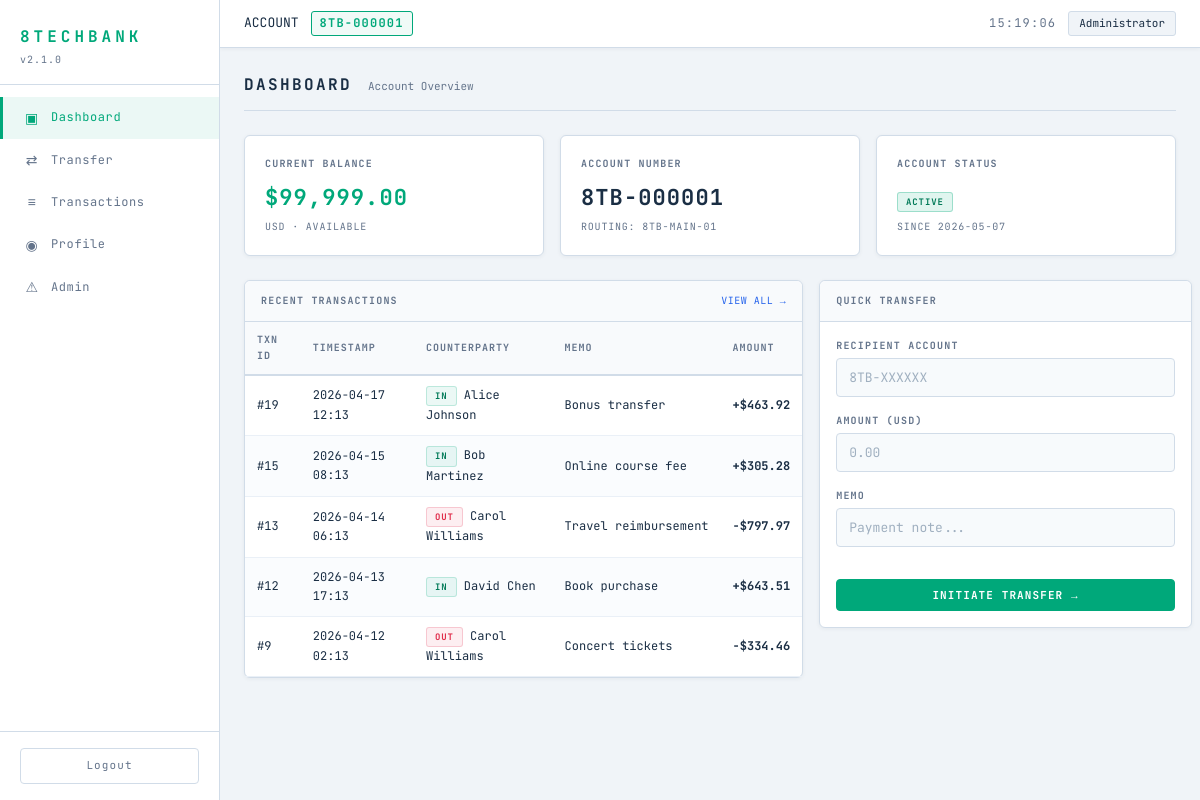
The page /dashboard (signed in) on the database as committed earlier.
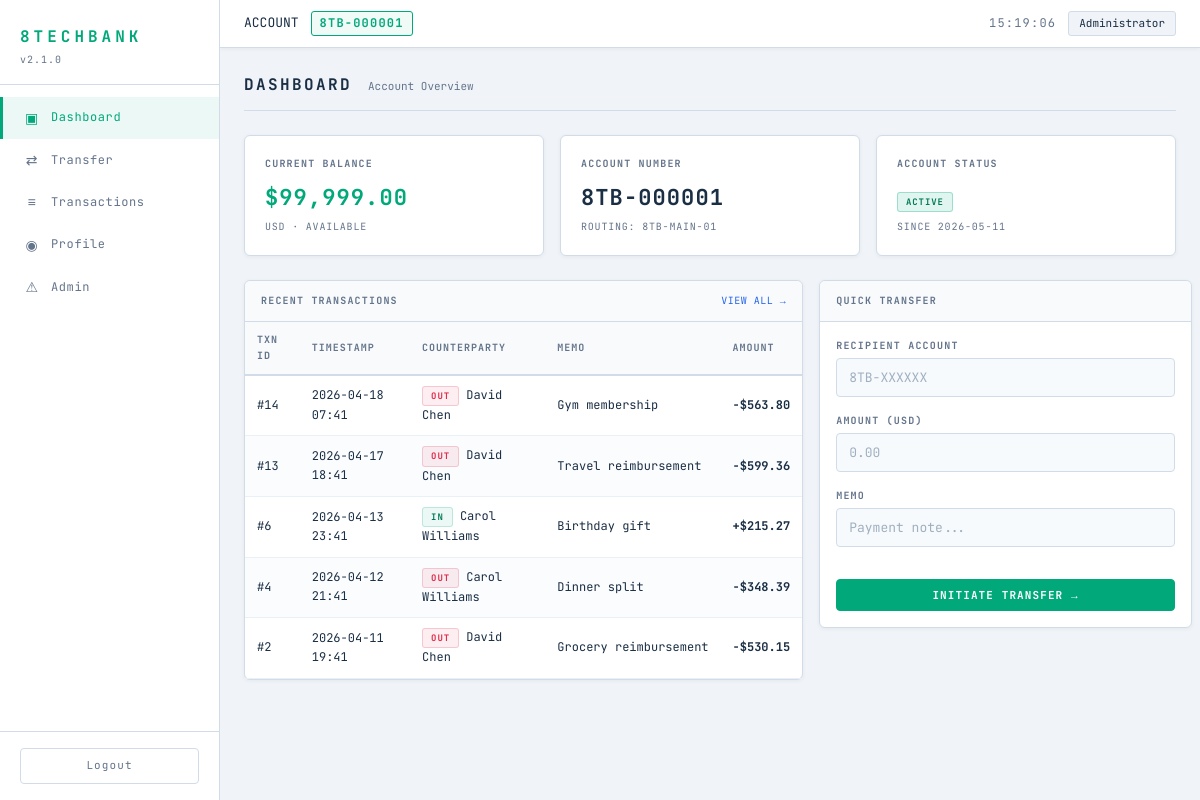
The same page on the database as committed later.
### tables this page shows
CREATE TABLE users (
    id INTEGER PRIMARY KEY AUTOINCREMENT,
    username TEXT NOT NULL UNIQUE,
    email TEXT NOT NULL UNIQUE,
    password TEXT NOT NULL,
    display_name TEXT NOT NULL,
    account_number TEXT NOT NULL UNIQUE,
    balance REAL NOT NULL DEFAULT 1000.00,
    role TEXT NOT NULL DEFAULT 'user',
    created_at TIMESTAMP DEFAULT CURRENT_TIMESTAMP
);

CREATE TABLE transactions (
    id INTEGER PRIMARY KEY AUTOINCREMENT,
    sender_id INTEGER NOT NULL,
    receiver_id INTEGER NOT NULL,
    amount REAL NOT NULL,
    memo TEXT DEFAULT '',
    timestamp TIMESTAMP DEFAULT CURRENT_TIMESTAMP,
    FOREIGN KEY (sender_id) REFERENCES users(id),
    FOREIGN KEY (receiver_id) REFERENCES users(id)
);

### routes/dashboard.py (the view)
@dashboard_bp.route('/dashboard')
def dashboard():
    if 'user_id' not in session:
        return redirect(url_for('auth.login'))
    user_id = session['user_id']
    conn = get_db()
    user = conn.execute('SELECT * FROM users WHERE id = ?', (user_id,)).fetchone()
    txns = conn.execute(
        "SELECT t.*, "
        "s.display_name AS sender_name, s.account_number AS sender_acct, "
        "r.display_name AS receiver_name, r.account_number AS receiver_acct "
        "FROM transactions t "
        "JOIN users s ON t.sender_id = s.id "
        "JOIN users r ON t.receiver_id = r.id "
        "WHERE t.sender_id = ? OR t.receiver_id = ? "
        "ORDER BY t.timestamp DESC LIMIT 5",
        (user_id, user_id),
    ).fetchall()
    conn.close()
    resp = make_response(render_template('dashboard.html', user=user, transactions=txns))
    resp.headers['Cache-Control'] = 'no-store, no-cache, must-revalidate, max-age=0'
    resp.headers['Pragma'] = 'no-cache'
    resp.headers['Expires'] = '0'
    return resp

### database.py (called while the page is built)
def get_db():
    conn = sqlite3.connect(DATABASE_PATH)
    conn.row_factory = sqlite3.Row
    return conn

### templates/dashboard.html (shortened to what this page needs)
{% extends "base.html" %}
{% block content %}
<div class="page-header">
    <h2 class="page-title">DASHBOARD</h2>
    <span class="page-subtitle">Account Overview</span>
</div>
<div class="stat-grid">
    <div class="stat-card">
        <div class="micro-label">CURRENT BALANCE</div>
        <div class="stat-value accent" id="balanceCounter" data-balance="{{ user.balance }}">$0.00</div>
        <div class="stat-meta">USD · AVAILABLE</div>
    </div>
    <div class="stat-card">
        <div class="micro-label">ACCOUNT NUMBER</div>
        <div class="stat-value mono">{{ user.account_number }}</div>
        <div class="stat-meta">ROUTING: 8TB-MAIN-01</div>
    </div>
    <div class="stat-card">
        <div class="micro-label">ACCOUNT STATUS</div>
        <div class="stat-value"><span class="badge badge-active">ACTIVE</span></div>
        <div class="stat-meta">SINCE {{ user.created_at[:10] }}</div>
    </div>
</div>
<div class="split-layout">
    <div class="split-left">
        <div class="card">
            <div class="card-header">
                <span class="micro-label">RECENT TRANSACTIONS</span>
                <a href="{{ url_for('transactions.transactions') }}" class="card-link">VIEW ALL →</a>
            </div>
            <table class="data-table">
                <thead>
                    <tr>
                        <th>TXN ID</th>
                        <th>TIMESTAMP</th>
                        <th>COUNTERPARTY</th>
                        <th>MEMO</th>
                        <th>AMOUNT</th>
                    </tr>
                </thead>
                <tbody>
                    {% for txn in transactions %}
                    <tr>
                        <td class="mono">#{{ txn.id }}</td>
                        <td class="muted">{{ txn.timestamp[:16] }}</td>
                        <td>
                            {% if txn.sender_id == user.id %}
                                <span class="badge badge-out">OUT</span> {{ txn.receiver_name }}
                            {% else %}
                                <span class="badge badge-in">IN</span> {{ txn.sender_name }}
                            {% endif %}
                        </td>
                        <td class="memo-cell">{{ txn.memo | safe }}</td>
                        <td class="{% if txn.sender_id == user.id %}amount-out{% else %}amount-in{% endif %}">
                            {% if txn.sender_id == user.id %}-{% else %}+{% endif %}${{ "%.2f"|format(txn.amount) }}
                        </td>
                    </tr>
                    {% else %}
                    <tr><td colspan="5" class="muted center">No transactions yet.</td></tr>
                    {% endfor %}
                </tbody>
            </table>
        </div>
    </div>
    <div class="split-right">
        <div class="card">
            <div class="card-header">
                <span class="micro-label">QUICK TRANSFER</span>
            </div>
            <form method="POST" action="{{ url_for('transfer.transfer') }}">
                <div class="form-group">
                    <label class="micro-label">RECIPIENT ACCOUNT</label>
                    <input type="text" name="recipient_account" class="form-input" placeholder="8TB-XXXXXX" id="quickRecipient">
                </div>
                <div class="form-group">
                    <label class="micro-label">AMOUNT (USD)</label>
                    <input type="number" name="amount" class="form-input" placeholder="0.00" step="0.01" min="0.01" id="quickAmount">
                </div>
                <div class="form-group">
                    <label class="micro-label">MEMO</label>
                    <input type="text" name="memo" class="form-input" placeholder="Payment note...">
                </div>
                <button type="submit" class="btn btn-primary btn-full">INITIATE TRANSFER →</button>
            </form>
        </div>
    </div>
</div>
{% endblock %}

### templates/base.html (shortened to what this page needs)
<!DOCTYPE html>
<html lang="en">
<head>
    <link rel="stylesheet" href="{{ url_for('static', filename='style.css') }}">
</head>
<body>
    <div class="layout">
        <aside class="sidebar">
            <div class="sidebar-header">
                <h1 class="logo">8TECHBANK</h1>
                <div class="version">v2.1.0</div>
            </div>
            <nav class="sidebar-nav">
                <a href="{{ url_for('dashboard.dashboard') }}" class="nav-item {% if request.endpoint == 'dashboard.dashboard' %}active{% endif %}">
                    <span class="nav-icon">▣</span>
                    <span>Dashboard</span>
                </a>
                <a href="{{ url_for('transfer.transfer') }}" class="nav-item {% if request.endpoint == 'transfer.transfer' %}active{% endif %}">
                    <span class="nav-icon">⇄</span>
                    <span>Transfer</span>
                </a>
                <a href="{{ url_for('transactions.transactions') }}" class="nav-item {% if request.endpoint == 'transactions.transactions' %}active{% endif %}">
                    <span class="nav-icon">≡</span>
                    <span>Transactions</span>
                </a>
                <a href="{{ url_for('profile.profile') }}" class="nav-item {% if request.endpoint == 'profile.profile' %}active{% endif %}">
                    <span class="nav-icon">◉</span>
                    <span>Profile</span>
                </a>
                {% if session.get('role') == 'admin' %}
                <a href="{{ url_for('admin.admin') }}" class="nav-item {% if request.endpoint == 'admin.admin' %}active{% endif %}">
                    <span class="nav-icon">⚠</span>
                    <span>Admin</span>
                </a>
                {% endif %}
            </nav>
            <div class="sidebar-footer">
                <a href="{{ url_for('auth.logout') }}" class="logout-btn">Logout</a>
            </div>
        </aside>
        <main class="main-content">
            <header class="topbar">
                <div class="topbar-left">
                    <span class="label">ACCOUNT</span>
                    <span class="account-badge">{{ session.account_number }}</span>
                </div>
                <div class="topbar-right">
                    <div class="clock" id="liveClock">--:--:--</div>
                    <div class="user-pill">{{ session.display_name }}</div>
                </div>
            </header>
            <div class="content">
                {% block content %}{% endblock %}
            </div>
        </main>
    </div>
</body>
</html>

Rows that differ between the two databases and show on the page:
no longer on this page (row edited): transactions: id "19", timestamp "2026-04-17 12:13", sender_name "Alice Johnson", memo "Bonus transfer", amount "463.92"
no longer on this page (row edited): transactions: id "15", timestamp "2026-04-15 08:13", sender_name "Bob Martinez", memo "Online course fee", amount "305.28"
no longer on this page (row edited): transactions: id "12", timestamp "2026-04-13 17:13", sender_name "David Chen", memo "Book purchase", amount "643.51"
no longer on this page (row edited): transactions: id "9", timestamp "2026-04-12 02:13", receiver_name "Carol Williams", memo "Concert tickets", amount "334.46"
changed users "8TB-000001": created_at "2026-05-07" → "2026-05-11"
now on this page (row edited): transactions: id "14", timestamp "2026-04-18 07:41", receiver_name "David Chen", memo "Gym membership", amount "563.80"
changed transactions "Travel reimbursement": timestamp "2026-04-14 06:13" → "2026-04-17 18:41"; receiver_name "Carol Williams" → "David Chen"; amount "797.97" → "599.36"
now on this page (row edited): transactions: id "6", timestamp "2026-04-13 23:41", sender_name "Carol Williams", memo "Birthday gift", amount "215.27"
now on this page (row edited): transactions: id "4", timestamp "2026-04-12 21:41", receiver_name "Carol Williams", memo "Dinner split", amount "348.39"
now on this page (row edited): transactions: id "2", timestamp "2026-04-11 19:41", receiver_name "David Chen", memo "Grocery reimbursement", amount "530.15"
